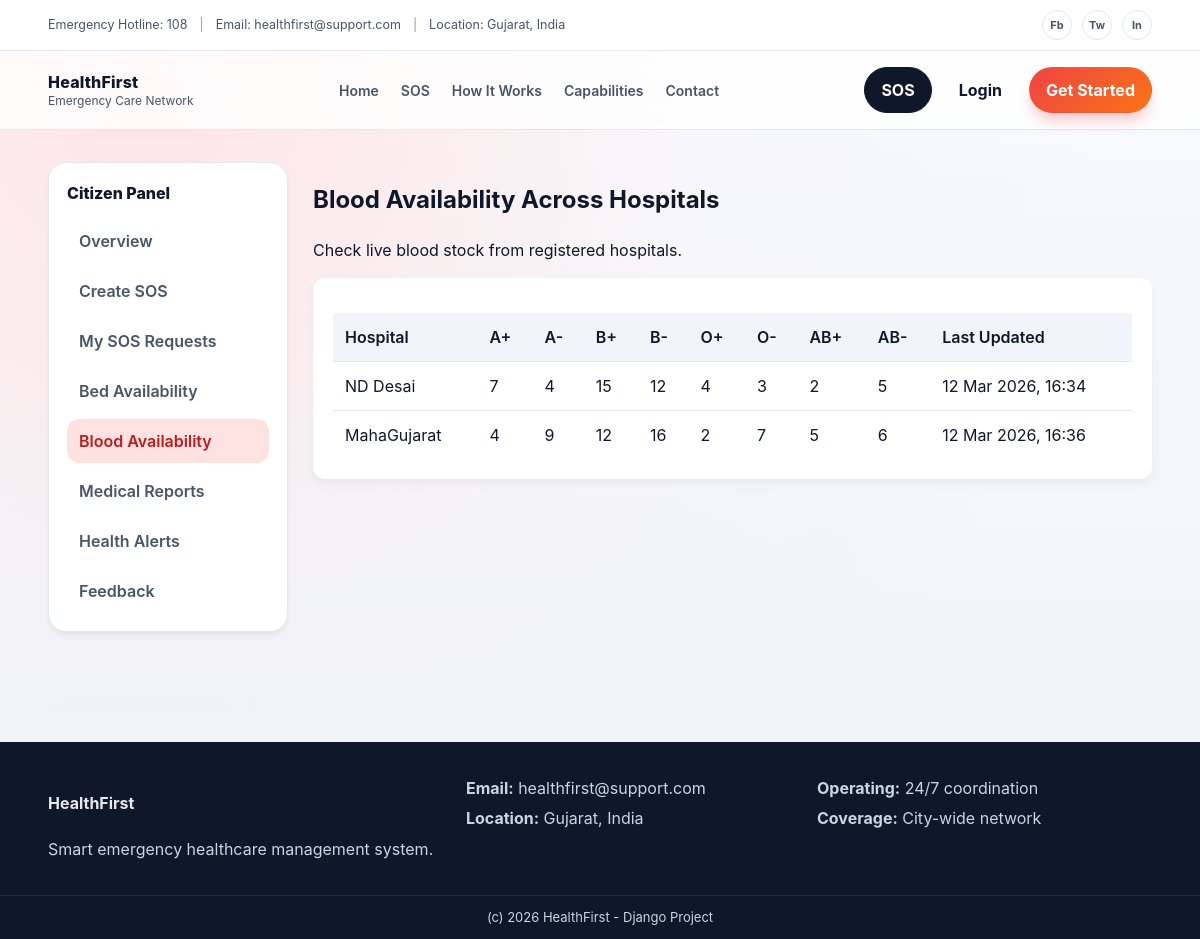
The page /bloodbank/view-bloods/ on the database its author committed.
### bloodbank/models.py (models this page shows, shortened)
class BloodAvailability(models.Model):
    hospital = models.OneToOneField(Hospital, on_delete=models.CASCADE)
    a_positive = models.IntegerField(default=0)
    a_negative = models.IntegerField(default=0)
    b_positive = models.IntegerField(default=0)
    b_negative = models.IntegerField(default=0)
    o_positive = models.IntegerField(default=0)
    o_negative = models.IntegerField(default=0)
    ab_positive = models.IntegerField(default=0)
    ab_negative = models.IntegerField(default=0)
    last_updated = models.DateTimeField(auto_now=True)

### hospitals/models.py (models this page shows)
class Hospital(models.Model):
    name = models.CharField(max_length=200)
    address = models.TextField()
    admin = models.OneToOneField(
        settings.AUTH_USER_MODEL,
        on_delete=models.SET_NULL,
        null=True,    # allows no admin
        blank=True    # allows blank in admin form
    )
    latitude = models.FloatField(null=True, blank=True)
    longitude = models.FloatField(null=True, blank=True)
    def __str__(self):
        return self.name

### bloodbank/views.py (the view)
# urls.py: path('view-bloods/', views.view_bloods, name='view_bloods'),
def view_bloods(request):
    blood_list = BloodAvailability.objects.select_related('hospital').all()
    return render(request, 'hospitals/view_bloods.html', {'blood_list': blood_list})

### templates/hospitals/view_bloods.html (shortened to what this page needs)
{% extends "base.html" %}
{% block content %}
<section class="dash">
<div class="container dash-layout">
<aside class="dash-sidebar">
<div class="dash-brand">Citizen Panel</div>
<nav class="dash-menu">
<a href="{% url 'dashboard' %}">Overview</a>
<a href="{% url 'raise_sos' %}">Create SOS</a>
<a href="{% url 'citizen_sos_status' %}">My SOS Requests</a>
<a href="{% url 'hospitals:view_beds' %}">Bed Availability</a>
<a class="active" href="{% url 'bloodbank:view_bloods' %}">Blood Availability</a>
<a href="{% url 'my_reports' %}">Medical Reports</a>
<a href="{% url 'citizen_alerts' %}">Health Alerts</a>
<a href="{% url 'feedback:submit_feedback' %}">Feedback</a>
</nav>
</aside>
<div class="dash-content">
<div class="dash-head">
<h1>Blood Availability Across Hospitals</h1>
<p class="muted">Check live blood stock from registered hospitals.</p>
</div>
{% if blood_list %}
<div class="blood-card">
<table class="blood-table">
<thead>
<tr>
<th>Hospital</th>
<th>A+</th>
<th>A-</th>
<th>B+</th>
<th>B-</th>
<th>O+</th>
<th>O-</th>
<th>AB+</th>
<th>AB-</th>
<th>Last Updated</th>
</tr>
</thead>
<tbody>
{% for blood in blood_list %}
<tr>
<td>{{ blood.hospital }}</td>
<td>{{ blood.a_positive }}</td>
<td>{{ blood.a_negative }}</td>
<td>{{ blood.b_positive }}</td>
<td>{{ blood.b_negative }}</td>
<td>{{ blood.o_positive }}</td>
<td>{{ blood.o_negative }}</td>
<td>{{ blood.ab_positive }}</td>
<td>{{ blood.ab_negative }}</td>
<td>{{ blood.last_updated|date:"d M Y, H:i" }}</td>
</tr>
{% endfor %}
</tbody>
</table>
</div>
{% else %}
<div class="blood-card">
<p>No blood data available.</p>
</div>
{% endif %}
</div>
</div>
</section>
{% endblock %}

### static/css/main.css (style rules this page uses)
:root { --brand: #ef4444; --brand-dark: #c81e1e; --midnight: #0f172a; --slate: #475569; --bg: #f7fafc; --panel: #ffffff; --border: #e2e8f0; --shadow: 0 20px 25px -5px rgba(15, 23, 42, 0.1), 0 8px 10px -6px rgba(15, 23, 42, 0.05); --shadow-soft: 0 4px 6px -1px rgba(15, 23, 42, 0.06), 0 2px 4px -2px rgba(15, 23, 42, 0.04); }
* { box-sizing: border-box; -webkit-font-smoothing: antialiased; }
body { margin: 0; font-family: 'Inter', Manrope, "Segoe UI", Arial, sans-serif; color: var(--midnight); background: radial-gradient(circle at 12% 10%, #ffe4e6 0%, rgba(255, 228, 230, 0.1) 40%, transparent 70%), linear-gradient(180deg, #f8fafc 0%, #eef2f7 100%); line-height: 1.5; }
a { text-decoration: none; color: inherit; transition: all 0.2s ease; }
.container { width: min(1150px, 92%); margin: auto; }
.dash { padding: 32px 0 70px; }
.dash-layout { display: grid; grid-template-columns: 240px 1fr; gap: 20px; align-items: start; }
.dash-content { width:100%; min-width:0; }
.dash-sidebar { background: var(--panel); border: 1px solid var(--border); border-radius: 18px; padding: 18px; box-shadow: var(--shadow-soft); position: sticky; top: 110px; height: fit-content; align-self: start; }
.dash-brand { font-weight: 800; margin-bottom: 14px; }
.dash-menu { display: flex; flex-direction: column; gap: 6px; }
.dash-menu a { padding: 10px 12px; border-radius: 12px; font-weight: 600; color: var(--slate); }
.dash-menu a.active { background: #fee2e2; color: #b91c1c; }

### templates/hospitals/view_bloods.html (style rules this page uses)
.dash-layout { display:flex; gap:25px; align-items:flex-start; }
.dash-sidebar { width:240px; flex-shrink:0; }
.dash-content { flex:1; }
.blood-card { background:#fff; padding:20px; border-radius:12px; box-shadow:0 4px 10px rgba(0,0,0,0.05); }
.blood-table { width:100%; border-collapse:collapse; margin-top:15px; }
.blood-table th { background:#f1f5f9; padding:12px; text-align:left; font-weight:600; }
.blood-table td { padding:12px; border-top:1px solid #e5e7eb; }

### rows shown on the page
BloodAvailability: hospital "ND Desai", a_positive "7", a_negative "4", b_positive "15", b_negative "12", o_positive "4", o_negative "3", ab_positive "2", ab_negative "5", last_updated "12 Mar 2026, 16:34"
BloodAvailability: hospital "MahaGujarat", a_positive "4", a_negative "9", b_positive "12", b_negative "16", o_positive "2", o_negative "7", ab_positive "5", ab_negative "6", last_updated "12 Mar 2026, 16:36"
